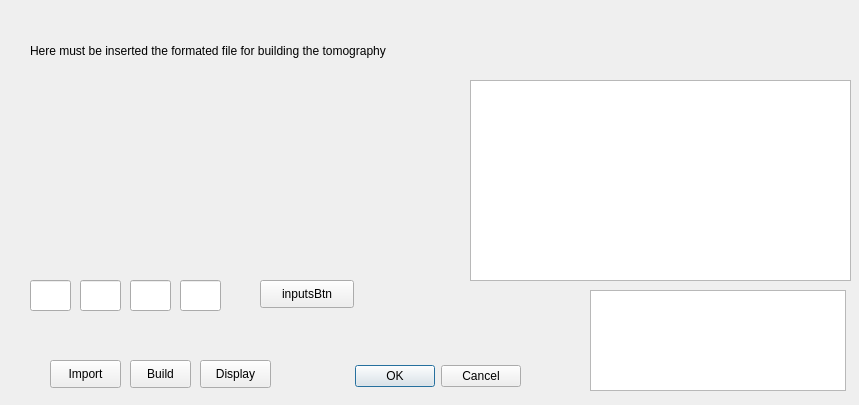
<?xml version="1.0" encoding="UTF-8"?>
<ui version="4.0">
 <class>Tomomanager</class>
 <widget class="QDialog" name="Tomomanager">
  <property name="geometry">
   <rect>
    <x>0</x>
    <y>0</y>
    <width>859</width>
    <height>405</height>
   </rect>
  </property>
  <property name="windowTitle">
   <string>Dialog</string>
  </property>
  <widget class="QDialogButtonBox" name="buttonBox">
   <property name="geometry">
    <rect>
     <x>340</x>
     <y>360</y>
     <width>181</width>
     <height>32</height>
    </rect>
   </property>
   <property name="orientation">
    <enum>Qt::Horizontal</enum>
   </property>
   <property name="standardButtons">
    <set>QDialogButtonBox::Cancel|QDialogButtonBox::Ok</set>
   </property>
  </widget>
  <widget class="QwtPlot" name="qwtPlot">
   <property name="geometry">
    <rect>
     <x>30</x>
     <y>80</y>
     <width>400</width>
     <height>181</height>
    </rect>
   </property>
  </widget>
  <widget class="QLabel" name="label">
   <property name="geometry">
    <rect>
     <x>30</x>
     <y>20</y>
     <width>471</width>
     <height>61</height>
    </rect>
   </property>
   <property name="text">
    <string>Here must be inserted the formated file for building the tomography</string>
   </property>
  </widget>
  <widget class="QPushButton" name="buildBtn">
   <property name="geometry">
    <rect>
     <x>130</x>
     <y>360</y>
     <width>61</width>
     <height>28</height>
    </rect>
   </property>
   <property name="text">
    <string>Build</string>
   </property>
  </widget>
  <widget class="QPushButton" name="displayBtn">
   <property name="geometry">
    <rect>
     <x>200</x>
     <y>360</y>
     <width>71</width>
     <height>28</height>
    </rect>
   </property>
   <property name="text">
    <string>Display</string>
   </property>
  </widget>
  <widget class="QGraphicsView" name="graphicsView">
   <property name="geometry">
    <rect>
     <x>470</x>
     <y>80</y>
     <width>381</width>
     <height>201</height>
    </rect>
   </property>
  </widget>
  <widget class="QPushButton" name="importBtn">
   <property name="geometry">
    <rect>
     <x>50</x>
     <y>360</y>
     <width>71</width>
     <height>28</height>
    </rect>
   </property>
   <property name="text">
    <string>Import</string>
   </property>
  </widget>
  <widget class="QTextBrowser" name="monitorText">
   <property name="geometry">
    <rect>
     <x>590</x>
     <y>290</y>
     <width>256</width>
     <height>101</height>
    </rect>
   </property>
  </widget>
  <widget class="QLineEdit" name="lineEdit">
   <property name="geometry">
    <rect>
     <x>30</x>
     <y>280</y>
     <width>41</width>
     <height>31</height>
    </rect>
   </property>
  </widget>
  <widget class="QLineEdit" name="lineEdit_2">
   <property name="geometry">
    <rect>
     <x>80</x>
     <y>280</y>
     <width>41</width>
     <height>31</height>
    </rect>
   </property>
  </widget>
  <widget class="QLineEdit" name="lineEdit_3">
   <property name="geometry">
    <rect>
     <x>130</x>
     <y>280</y>
     <width>41</width>
     <height>31</height>
    </rect>
   </property>
  </widget>
  <widget class="QLineEdit" name="lineEdit_4">
   <property name="geometry">
    <rect>
     <x>180</x>
     <y>280</y>
     <width>41</width>
     <height>31</height>
    </rect>
   </property>
  </widget>
  <widget class="QPushButton" name="inputsBtn">
   <property name="geometry">
    <rect>
     <x>260</x>
     <y>280</y>
     <width>94</width>
     <height>28</height>
    </rect>
   </property>
   <property name="text">
    <string>inputsBtn</string>
   </property>
  </widget>
 </widget>
 <customwidgets>
  <customwidget>
   <class>QwtPlot</class>
   <extends>QFrame</extends>
   <header>qwt_plot.h</header>
  </customwidget>
 </customwidgets>
 <resources/>
 <connections>
  <connection>
   <sender>buttonBox</sender>
   <signal>accepted()</signal>
   <receiver>Tomomanager</receiver>
   <slot>accept()</slot>
   <hints>
    <hint type="sourcelabel">
     <x>248</x>
     <y>254</y>
    </hint>
    <hint type="destinationlabel">
     <x>157</x>
     <y>274</y>
    </hint>
   </hints>
  </connection>
  <connection>
   <sender>buttonBox</sender>
   <signal>rejected()</signal>
   <receiver>Tomomanager</receiver>
   <slot>reject()</slot>
   <hints>
    <hint type="sourcelabel">
     <x>316</x>
     <y>260</y>
    </hint>
    <hint type="destinationlabel">
     <x>286</x>
     <y>274</y>
    </hint>
   </hints>
  </connection>
 </connections>
</ui>
